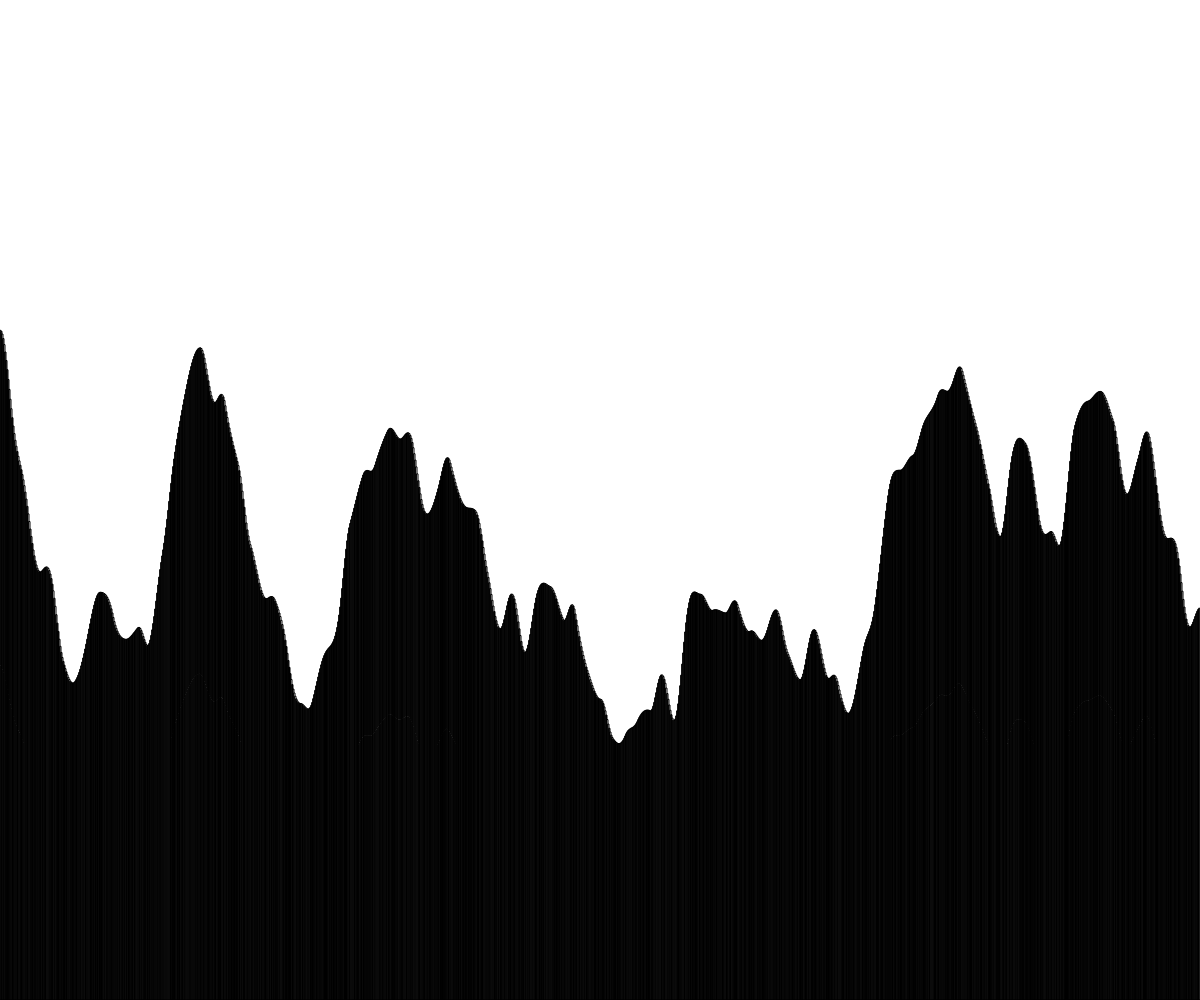
Frame 1 (no input)
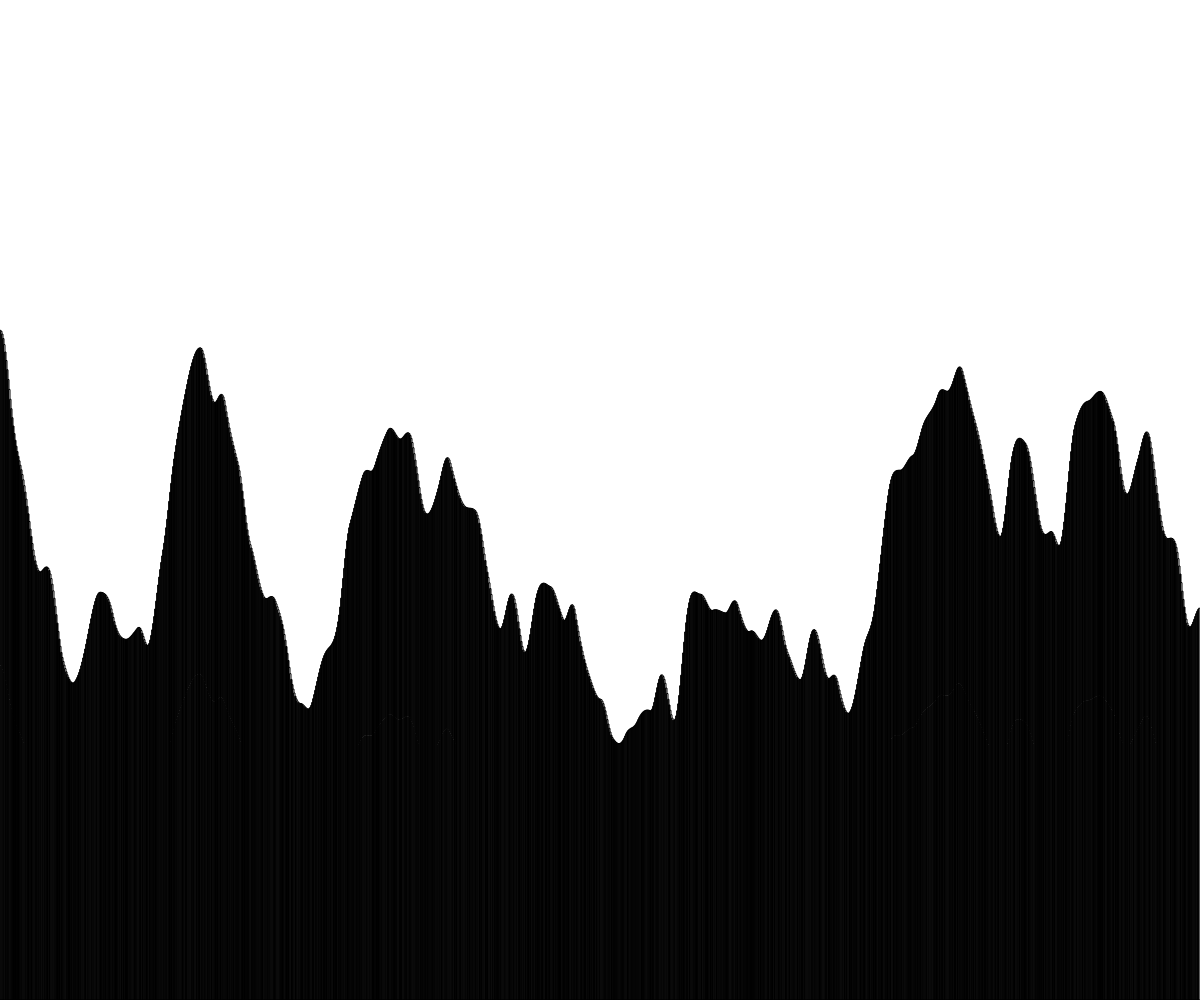
Frame 60 (no input)
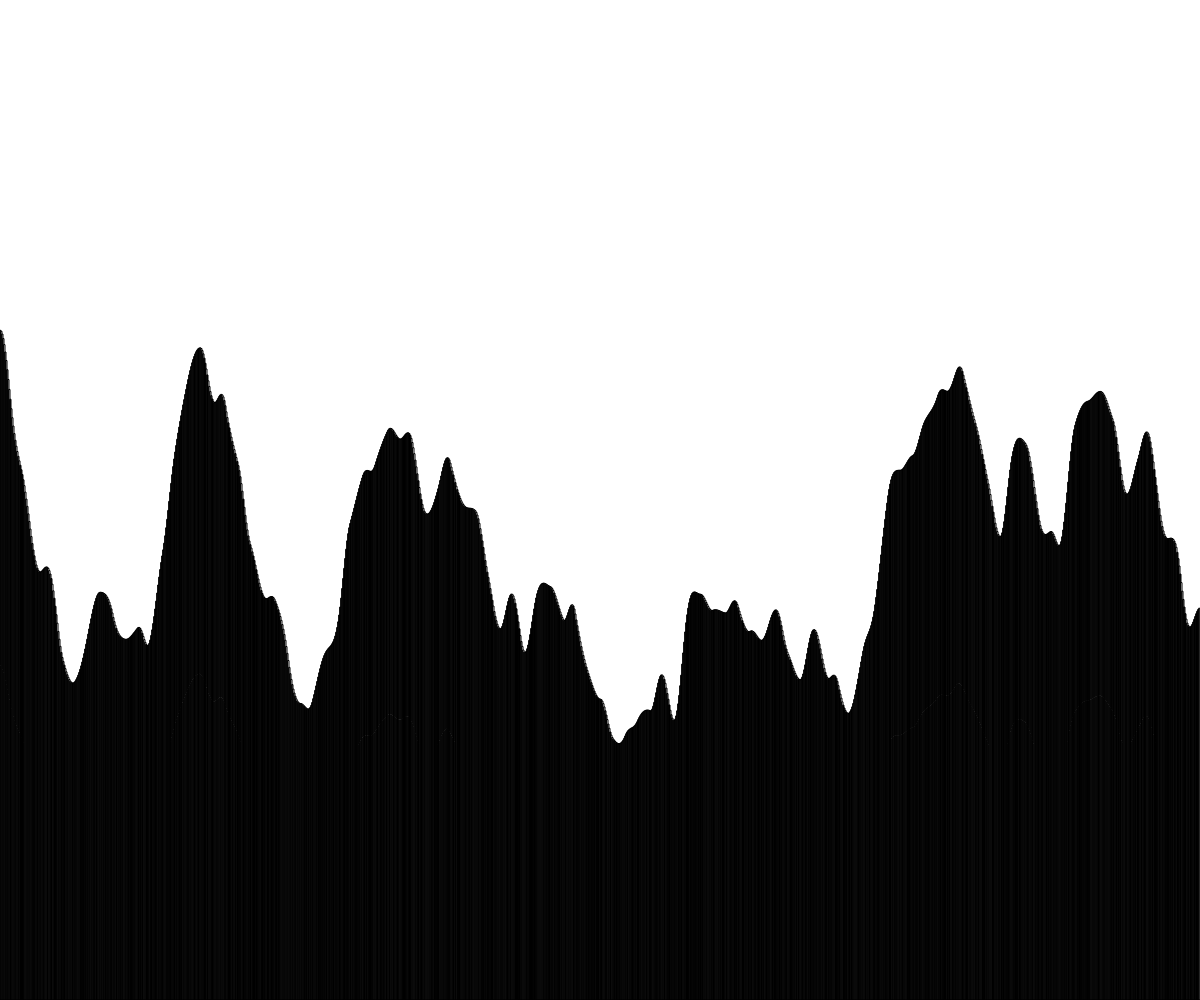
Frame 120 (the mouse pressed at the canvas centre since frame 60)

The p5.js sketch that drew these frames (run headless with seeded random() and noise() and a simulated clock; from frame 60 on, the mouse is pressed at the canvas centre):

// p5.js sketch
// ── sketch.js
// Project Title
// Your Name
// Date
//
// Extra for Experts:
// - describe what you did to take this project "above and beyond"

let numberOfRects;
let rectWidth;
let time = 0;
let rects = [];



function setup() {
  createCanvas(windowWidth, windowHeight);
  numberOfRects = width;
  rectWidth = width/numberOfRects;
  generateRectangles();

}

function draw() {
  background("white");
  fill(0);
  displayRects();
}

function keyPressed(){
  generateRectangles();
}


function displayRects(){
  for (let i = 0; i < rects.length; i ++){
    fill(random(1, 255));
    rect(rects[i].x, rects[i].y, rects[i].width, rects[i].height);
  }
}

function generateRectangles(){
  rects = [];
  for (let i = 0; i < numberOfRects; i++){
    let rectHeight = noise(time) * height;
    let someRect = {
      x: i * rectWidth,
      y: height - rectHeight,
      width: rectWidth,
      height: rectHeight,
    };

    rects.push(someRect);
    time += 0.01;
  }
}
